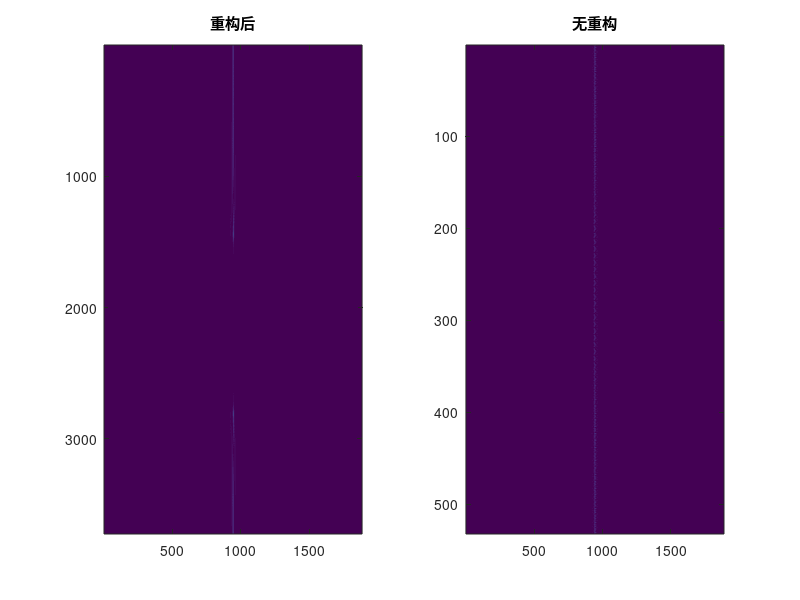

The MATLAB source for this figure: (Note: this script raises an error after producing the figure.)
clear; clc;

%% 参数

% 轨道参数
c = 299792458;
H = 580e3;
incidence = deg2rad((34.9+41.9)/2);
% incidence = phi;
R_eta_c = H/cos(incidence);
EarthRadius = 6.37e6; % 地球半径6371km
% phi = asin(EarthRadius*sin(incidence)/(EarthRadius+H));
phi = incidence;
R0 = H/cos(incidence);
theta_rc = acos(R0/R_eta_c);

% 卫星参数
Vs = 7560;
Vg = Vs*EarthRadius/(EarthRadius+H);
Vr = sqrt(Vs*Vg);
daz_rx = 1.6;
Naz = 7;
daz_tx = 2;

% 距离向
f0 = 5.4e10;
lambda = c/f0;
Tr = 5e-6; % 占空比为1.5%
Br = 262e6;
Kr = Br/Tr; 
Fr = 1.2*Br;
Nr = ceil(1.2*Fr*Tr);

% 方位向
B_dop = 0.886*2*Vs*cos(theta_rc)/daz_rx;
Fa = 1350; % PRF
Ta = 0.886*R_eta_c*lambda/(daz_rx*Vg*cos(theta_rc));
Na = ceil(1.2*Fa*Ta);
fnc = 2*Vr*sin(theta_rc)/lambda;
eta_c = -R0*tan(theta_rc)/Vr;

tau = 2*R_eta_c/c + (-Nr/2:Nr/2-1)*(1/Fr);
eta = eta_c+(-Na/2:Na/2-1)*(1/Fa);

f_tau = fftshift((-Nr/2:Nr/2-1)*(Fr/Nr));
f_eta = fnc + fftshift((-Na/2:Na/2-1)*(Fa/Na));

[mat_tau, mat_eta] = meshgrid(tau, eta);
[mat_f_tau, mat_f_eta] = meshgrid(f_tau, f_eta);


%% 生成
point = [0,0];
S_echo = zeros(Naz, Na, Nr);
for i = 1:Naz
    ant_dx = (i-1)*daz_rx;

    R_point = sqrt((R0*sin(phi)+point(1))^2+H^2);
    point_eta_c = (point(2) - R_point*tan(theta_rc))/Vr;
    R_eta_tx = sqrt(R_point^2+(Vr*mat_eta - point(2)).^2);

    mat_eta_rx = mat_eta + ant_dx/Vs;
    R_eta_rx = sqrt(R_point^2+(Vr*mat_eta_rx - point(2)).^2);

    Wr = (abs(mat_tau - (R_eta_tx+R_eta_rx)/c) < Tr/2);
    Wa = (daz_rx*atan(Vg * (mat_eta - point_eta_c) ./ (R0 * sin(phi) + point(1)) / lambda).^2) <= Ta / 2;

    % 多孔径信号的相位，小斜视角近似
    echo_phase_azimuth = exp(-1j*2*pi*f0*(R_eta_rx+R_eta_tx)/c);
    echo_phase_range = exp(1j*pi*Kr*(mat_tau-(R_eta_tx+R_eta_tx)/c).^2);
    S_echo(i,:,:) = Wr.*Wa.*echo_phase_range.*echo_phase_azimuth;
end


%% 成像处理

% 计算重构系数,不同孔径的重构滤波器不一样
P = zeros(Naz, Naz, Na);
H = zeros(Naz, Naz, Na);
prf = Fa;

for k = 1:Naz
    for n = 1:Naz
        % H(k, n, :) = exp(-1j*pi*(Vg/Vs)*((n-1)*daz_rx)^2/(2*lambda*R_point) - 1j*pi*((n-1)*daz_rx)/Vs*(f_eta+(k-1)*prf));
        H(k, n, :) = exp(-1j*pi*((n-1)*daz_rx)/Vs*(f_eta+(k-1)*prf));
    end
end
for j = 1:Na
    H_matrix = squeeze(H(:, :, j));
    tmp = inv(H_matrix);
    % tmp = tmp/(det(tmp)^(1/Naz));
    P(:, :, j) = tmp;
end

% 距离压缩，RCMC
S_r_compress = zeros(Naz, Na, Nr);
for i = 1:Naz
    echo = squeeze(S_echo(i,:,:));
    Hr = (abs(mat_f_tau)<=Br/2).*exp(1j*pi*mat_f_tau.^2/Kr);
    S1_ftau_eta = fft(echo, Nr, 2);
    S1_ftau_eta = S1_ftau_eta.*Hr;
    S1_tau_eta = ifft(S1_ftau_eta, Nr, 2);
    S2_tau_feta = fft(S1_tau_eta, Na, 1);
    S_r_compress(i,:,:) = S2_tau_feta;
end


% 重构

% 需要升采样
uprate = Naz;
f_eta_upsample = fnc + fftshift((-Na*uprate/2:Na*uprate/2-1)*(Fa/Na));
t_eta_upsample = eta_c + (-Na*uprate/2:Na*uprate/2-1)*(1/(Fa*uprate));

[mat_tau_upsample, mat_eta_upsample] = meshgrid(tau, t_eta_upsample);
[mat_f_tau_upsample, mat_f_eta_upsample] = meshgrid(f_tau, f_eta_upsample);

% 计算子带
out_band = zeros(Naz, Na, Nr);
S_out = zeros(Na*uprate, Nr);
for i = 1:Na
    aperture =squeeze(S_r_compress(:, i, :));
    P_aperture = squeeze(P(:,:,i))';
    tmp = P_aperture*aperture;
    for j = 1:Naz
        out_band(j, i, :) = tmp(j, :);
    end
end

for j = 1:Naz
    % 注意多普勒频率是先正后负的（与速度正相关，靠近为正，远离为负，最短斜距处相对速度最大），
    % 中心频段在最开始。重构后的子带也是这样，需要先把中心频段搬移到中间
    S_out((j-1)*Na+1:j*Na, :) = fftshift(squeeze(out_band(j, :, :)), 1); 
end

% S_ref = zeros(Na*uprate, Nr);
% for j = 1:Naz
%     S_ref((j-1)*Na+1:j*Na, :) = S_tau_feta_rcmc(j, :, :);
% end
S_ref = squeeze(S_r_compress(1, :, :));

figure("name", "rcmc后对比");
subplot(1,2,1);
imagesc(abs(S_out));
title("重构后");

subplot(1,2,2);
imagesc(abs(S_ref));
title("无重构");


delta_R = lambda^2*R_point*mat_f_eta_upsample.^2/(8*Vr^2);
G_rcmc = exp(1j*4*pi*mat_f_tau_upsample.*delta_R/c);
S3_ftau_feta = fft(S_out, Nr, 2);
S3_ftau_feta = S3_ftau_feta.*G_rcmc;
S3_tau_feta_rcmc = ifft(S3_ftau_feta, Nr, 2);

% 方位压缩
mat_R_upsample = mat_tau_upsample*c*cos(theta_rc)/2;
Ka_upsample = 2*Vr^2*cos(theta_rc)^2./(lambda*mat_R_upsample);
Ha_upsample = exp(-1j*pi*mat_f_eta_upsample.^2./Ka_upsample);
Offset_upsample = exp(-1j*2*pi*mat_f_eta_upsample.*eta_c);
out = S3_tau_feta_rcmc.*Ha_upsample.*Offset_upsample;
out = ifft(out, Na*uprate, 1);

% 参考方位压缩
delta_R = lambda^2*R_point*mat_f_eta.^2/(8*Vr^2);
G_rcmc = exp(1j*4*pi*mat_f_tau.*delta_R/c);
S3_ftau_feta = fft(S_ref, Nr, 2);
S3_ftau_feta = S3_ftau_feta.*G_rcmc;
S3_tau_feta_rcmc = ifft(S3_ftau_feta, Nr, 2);

mat_R = mat_tau*c*cos(theta_rc)/2; % 压至零多普勒
Ka = 2*Vr^2*cos(theta_rc)^2./(lambda*mat_R);
Ha = exp(-1j*pi*mat_f_eta.^2./Ka);
Offset = exp(-1j*2*pi*mat_f_eta.*eta_c);

out_ref = S3_tau_feta_rcmc.*Ha.*Offset;
out_ref = ifft(out_ref, Na, 1);


% 显示

figure("name", "成像结果");
subplot(1,2,1);
imagesc(abs(out));
title("重构后成像结果");

subplot(1,2,2);
imagesc(abs(out_ref));
title("无重构成像结果")

[~, r_f_pos] = max(max(abs(S_out), [], 1));
[~, r_pos] = max(max(abs(out), [], 1));

out_f_eta = S_out(:, r_f_pos);
out_eta = out(:, r_pos);
[max_out_eta,a_pos] = max(abs(out_eta));



figure("name", "重构后的切片");
subplot(1,2,1);
plot(f_eta_upsample, abs(out_f_eta));
title("频率切片");

subplot(1,2,2);
plot(t_eta_upsample, 10*log10(abs(out_eta)));
title("成像切片");

[~, r_f_pos_ref] = max(max(abs(S_ref), [], 1));
[~, r_pos_ref] = max(max(abs(out_ref), [], 1));

ref_f_eta = S_ref(:, r_f_pos_ref);
ref_eta = out_ref(:, r_pos_ref);

figure("name", "未重构的切片");
subplot(1,2,1);
plot(f_eta, abs(ref_f_eta));
title("频率切片");

subplot(1,2,2);
plot(eta, abs(ref_eta));
title("成像切片");

figure("name", "各子带频谱");
for i = 1:Naz
    plot(f_eta_upsample((i-1)*Na+1:i*Na), fftshift(abs(out_band(i, :, r_f_pos))), "DisplayName", sprintf("子带%d", i));
    hold on;
end
hold off;
legend('show');
